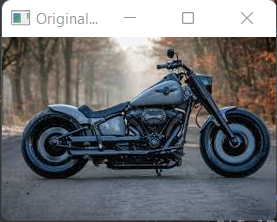

The script that drew this image:
import cv2
import matplotlib.pyplot as plt
import numpy as np
image = cv2.imread("mg.jpg")
smoothImage = cv2.GaussianBlur(image,(3,3),0)
plt.imshow(smoothImage)
grayImage = cv2.cvtColor(image,cv2.COLOR_BGR2GRAY)
cv2.imshow("Original Image",image)
cv2.imshow("Gray Image",grayImage)
cannyEdges = cv2.Canny(smoothImage,120,200)
plt.imshow(cannyEdges,cmap='gray')
plt.title('Edge Image')
plt.xticks([])
plt.yticks([])
plt.show()
lines = cv2.HoughLinesP(cannyEdges,1,np.pi/180,threshold=80,minLineLength = 50,maxLineGap = 250)
for line in lines:
    x1, y1, x2, y2 = line [0]
    cv2.line(smoothImage,(x1, y1),(x2, y2),(255, 0, 0),3)
plt.title("Hough Transform")
plt.imshow(cannyEdges)
plt.show()
